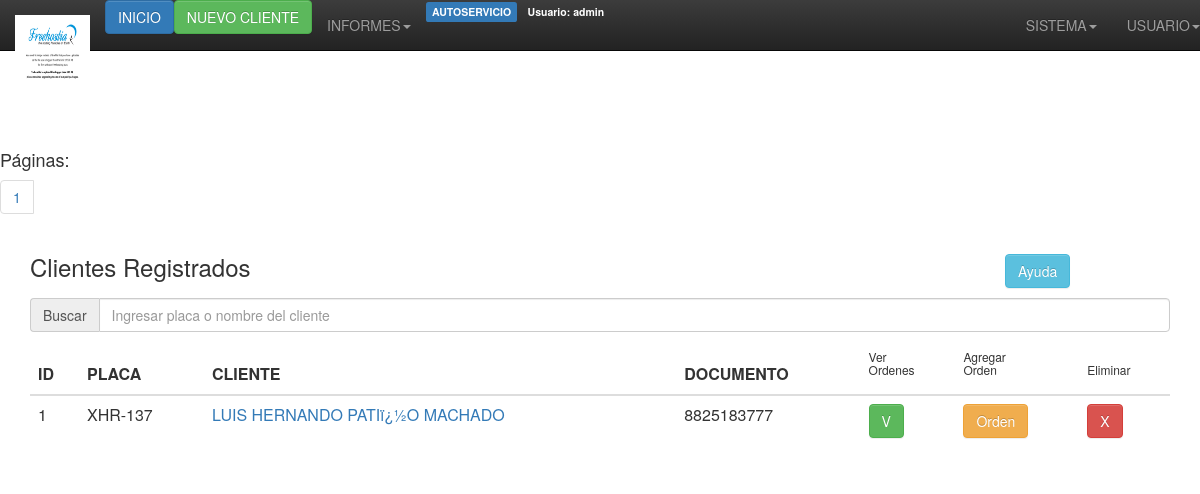
The app's page /servicios/view-paginated.php?page=1 (signed in), older data.
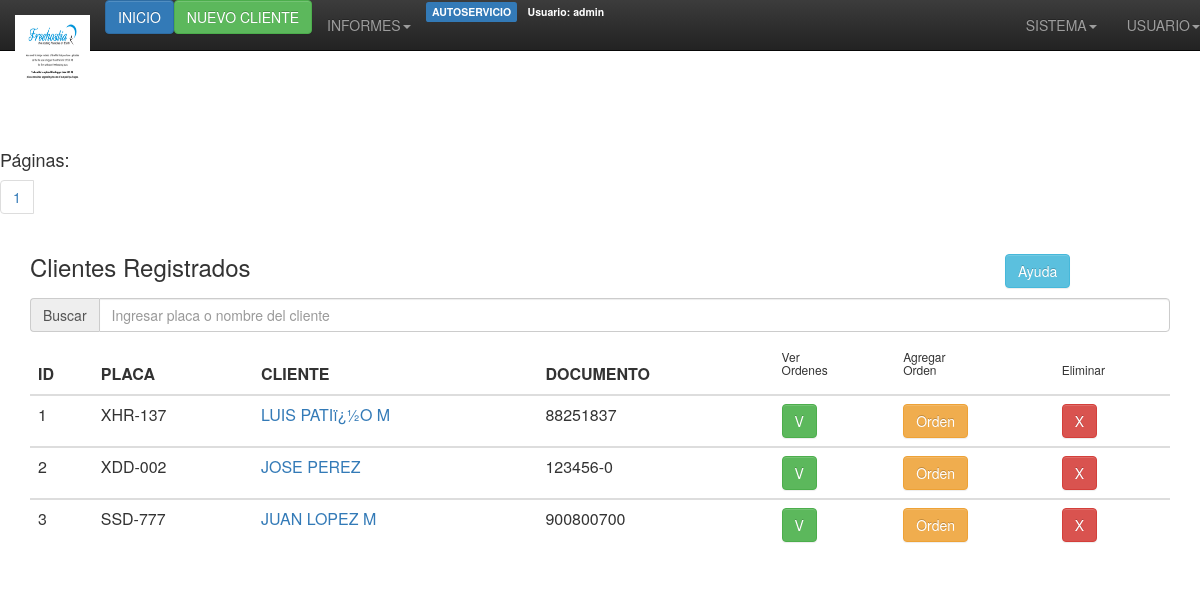
The same page, newer data.
### tables this page shows
CREATE TABLE `servicios` (
  `id` int(3) NOT NULL AUTO_INCREMENT,
  `placa` varchar(12) NOT NULL,
  `cliente` varchar(50) NOT NULL,
  `nit` varchar(15) NOT NULL,
  `fecha_recibo` varchar(15) NOT NULL,
  `direccion` varchar(50) NOT NULL,
  `telefono` varchar(50) NOT NULL,
  `hora_recibo` varchar(15) NOT NULL,
  PRIMARY KEY (`id`)
);

### servicios/view-paginated.php (the view, shortened to what this page needs)
<html xmlns="http://www.w3.org/1999/xhtml">
<head>
<link rel="stylesheet" href="bootstrap/css/bootstrap.min.css">
<link rel="stylesheet" href="bootstrap/css/bootstrap-theme.min.css">
</head>
<body>
<?php include("../encabezado.php"); ?>
<?php
$per_page = 5;
$result = mysql_query("SELECT * FROM servicios");
$total_results = mysql_num_rows($result);
$total_pages = ceil($total_results / $per_page);
if (isset($_GET['page']) && is_numeric($_GET['page']))
{
$show_page = $_GET['page'];
if ($show_page > 0 && $show_page <= $total_pages)
{
$start = ($show_page -1) * $per_page;
$end = $start + $per_page;
}
else
{
$start = 0;
$end = $per_page;
}
}
else
{
$start = 0;
$end = $per_page;
}
?>
<p><br /><br /></p>
<?php
echo "<ul class='pagination'>";
for ($i = 1; $i <= $total_pages; $i++)
{
echo "<li><h4>Páginas:</h4><a href='view-paginated.php?page=$i'>$i</a></li>";
}
?>
</ul>
<div class="container">
<div class="row">
  <div class="col-sm-10"><h3>Clientes Registrados</h3></div>
  <div class="col-sm-2"><h3>
<button type="button" class="btn btn-info btn-md" data-toggle="modal" data-target="#myModal">Ayuda</button></h3></div>
</div>
        <div class="input-group"> <span class="input-group-addon">Buscar</span>
        <input id="filtrar" type="text" class="form-control" placeholder="Ingresar placa o nombre del cliente">
      </div>
<?php
echo "<div class='table‐responsive'>";
echo "<table class='table table-hover'>";
echo "<thead><tr> <th>ID</th><th>PLACA</th> <th>CLIENTE</th> <th>DOCUMENTO</th> <th><h6>Ver<br />Ordenes</h6></th> <th><h6>Agregar<br />Orden</h6></th> <th><h6>Eliminar</h6></th></tr></thead>";
for ($i = $start; $i < $end; $i++)
{
if ($i == $total_results) { break; }
echo "<tbody class='buscar'>";
echo "<tr>";
echo '<td>' . mysql_result($result, $i, 'id') . '</td>';
echo '<td>' . mysql_result($result, $i, 'placa') . '</td>';
echo '<td><a href="edit.php?id=' . mysql_result($result, $i, 'id') . '" data‐toggle="tooltip" title="Editar Cliente">' . mysql_result($result, $i, 'cliente') . '</a></td>';
echo '<td>' . mysql_result($result, $i, 'nit') . '</td>';
echo '<td><a class="btn btn-success" href="verdetalles.php?id=' . mysql_result($result, $i, 'id') . '&nit=' . mysql_result($result, $i, 'nit') . '&cliente=' . mysql_result($result, $i, 'cliente') . '&placa=' . mysql_result($result, $i, 'placa') . '" data‐toggle="tooltip" title="Ver Ordenes">V</a></td>';
echo '<td><a class="btn btn-warning" href="insertar_detalles.php?id=' . mysql_result($result, $i, 'id') . '&nit=' . mysql_result($result, $i, 'nit') . '&cliente=' . mysql_result($result, $i, 'cliente') . '&placa=' . mysql_result($result, $i, 'placa') . '" data‐toggle="tooltip" title="Nueva Orden">Orden</a></td>';
echo '<td><a class="btn btn-danger" href="delete.php?id=' . mysql_result($result, $i, 'id') . '" data‐toggle="tooltip" title="Eliminar Cliente">X</a></td>';
echo "</tr>";
echo "</tbody>";
}
echo "</table>";
echo "</div>";
?>
</div>
</body>
</html>

### encabezado.php (shortened to what this page needs)
<html>
<head>
<link href="bootstrap/css/bootstrap.min.css" type="text/css" rel="stylesheet">
</head>
<body>
<nav class="navbar navbar-inverse navbar-fixed-top" role="navigation">
  <div class="navbar-header">
    <a class="navbar-brand" href="#"><img width="75px" height="75px" src="img/logo_empresa.jpg" title="Logo" alt="Logo"></a>
  </div>
  <div class="collapse navbar-collapse navbar-ex1-collapse">
    <ul class="nav navbar-nav">
	  <li class="active"><span id="inicio"><a href="index.php" class="btn btn-primary" title="Inicio">INICIO</a></span>
      <li><span id="nuevo"><a href="new.php" class="btn btn-success" title="Registrar Nuevo Cliente">NUEVO CLIENTE</a></span></li>
	  <li class="dropdown">
        <a href="#" class="dropdown-toggle" data-toggle="dropdown">
          INFORMES<b class="caret"></b>
        </a>
      </li>
	  </li>
    </ul>
	<ul class="nav navbar-nav navbar-center">
      <li>
        <span class="label label-primary">AUTOSERVICIO</span>
        <span class="label label-secundary">Usuario: <?php echo $_SESSION["usuarioactual"] ?></span>
      </li></ul>
    <ul class="nav navbar-nav navbar-right">
      <li class="dropdown">
        <a href="#" class="dropdown-toggle" data-toggle="dropdown">
          SISTEMA<b class="caret"></b>
        </a>
      </li>
      <li class="dropdown">
        <a href="#" class="dropdown-toggle" data-toggle="dropdown">
          USUARIO<b class="caret"></b>
        </a>
      </li>
    </ul>
  </div>
</nav><br><br><br>
</body>
</html>

Row changes from the older to the newer data that the page shows:
changed servicios "XHR-137": cliente "LUIS HERNANDO PATIï¿½O MACHADO" → "LUIS PATIï¿½O M"; nit "8825183777" → "88251837"
added servicios: id "2", placa "XDD-002", cliente "JOSE PEREZ", nit "123456-0"
added servicios: id "3", placa "SSD-777", cliente "JUAN LOPEZ M", nit "900800700"
